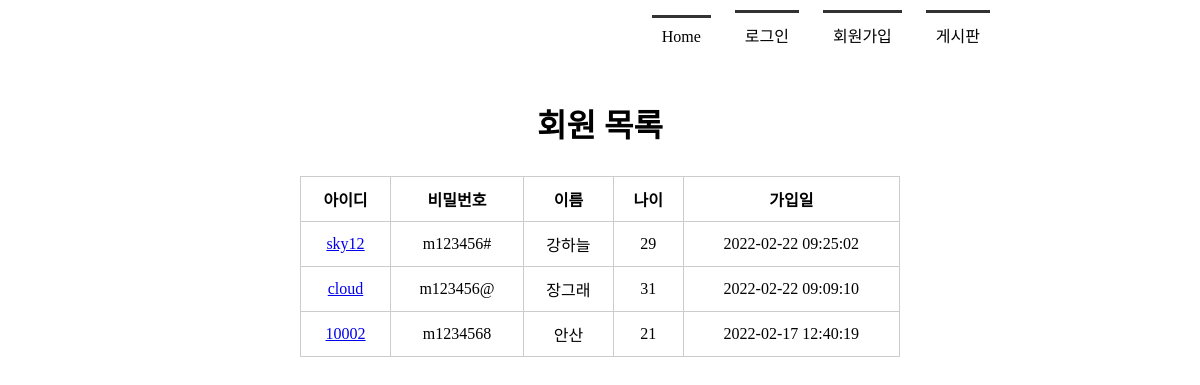
Before: /memberlist/ with the older database file.
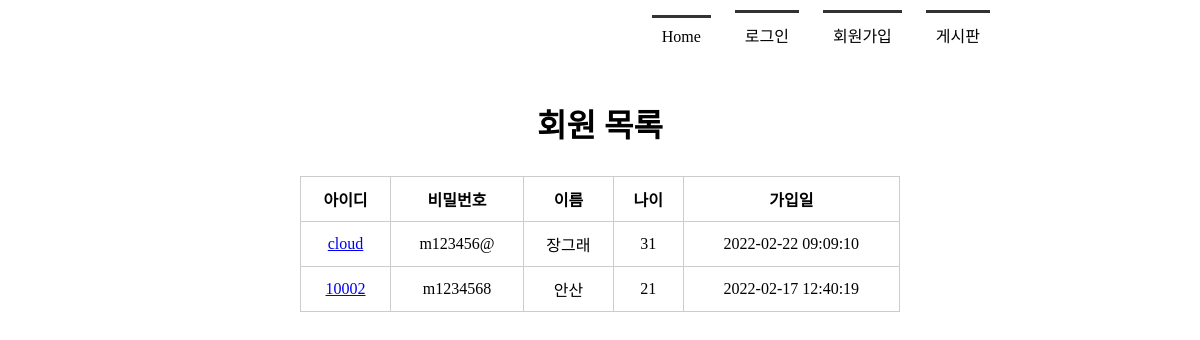
After: the same page with the newer database file.
### tables this page shows
CREATE TABLE member(
            mid char(5) PRIMARY KEY,
            passwd  char(8) NOT NULL,
            name    text NOT NULL,
            age integer,
            regDate timestamp date DEFAULT (datetime('now', 'localtime'))
        );

### app.py (the view)
@app.route('/memberlist/')
def memberlist():
    rs = select_member()
    return render_template('memberlist.html', rs = rs)

### model/model_member.py (called while the page is built)
def getconn():
    conn = sqlite3.connect("./members.db")
    return conn

def select_member():
    conn = getconn()
    cur = conn.cursor()
    sql = "SELECT * FROM member ORDER BY regDate DESC"
    cur.execute(sql)
    rs = cur.fetchall()
    conn.close()
    return rs

### templates/memberlist.html (shortened to what this page needs)
<!DOCTYPE html>
<html lang="en">
<head>
    <link rel="stylesheet" href="{{ url_for('static', filename='style.css')  }}">
</head>
<body>
    <div id="container">
        {% include 'navbar.html' %}
        <section>
            <h1>회원 목록</h1>
            <table>
                <tr>
                    <th>아이디</th><th>비밀번호</th><th>이름</th><th>나이</th><th>가입일</th>
                </tr>
                {% for i in rs %}
                <tr>
                    <td><a href="{{ url_for('member_view', id=i[0]) }}">{{ i[0] }}</a></td>
                    <td>{{ i[1] }}</td>
                    <td>{{ i[2] }}</td>
                    <td>{{ i[3] }}</td>
                    <td>{{ i[4] }}</td>
                </tr>
                {% endfor %}
            </table>
        </section>
    </div>
</body>
</html>

### templates/navbar.html
<header>
    <nav>
        <ul>
            {% if session %}
                <li><a href="{{ url_for('index') }}">Home</a></li>
                <li><a href="{{ url_for('logout') }}">({{ session['userName'] }}님)로그아웃</a></li>
                <li><a href="{{ url_for('memberlist') }}">회원목록</a></li>
                <li><a href="{{ url_for('boardlist') }}">게시판</a></li>
            {% else %}
                <li><a href="{{ url_for('index') }}">Home</a></li>
                <li><a href="{{ url_for('login') }}">로그인</a></li>
                <li><a href="{{ url_for('register') }}">회원가입</a></li>
                <li><a href="{{ url_for('boardlist') }}">게시판</a></li>
            {% endif %}
        </ul>
    </nav>
</header>

### static/style.css (style rules this page uses)
* { margin: 0; padding: 0; }
#container { width: 1000px; margin: 0 auto; }
header { height: 100px; }
nav ul { list-style: none; text-align: right; margin-right: 100px; }
nav ul li { display: inline-block; margin: 10px; border-top: 3px solid #333; padding: 10px; }
nav ul li a { text-decoration: none; color: #000; }
section { text-align: center; }
section h1 { font-size: 2em; margin-bottom: 30px; }
section table { width: 600px; margin:0 auto; border-collapse: collapse; }
section table, th, td { border: 1px solid #ccc; padding: 10px }

Changed rows visible on the page:
removed member: mid "sky12", passwd "m123456#", name "강하늘", age "29", regDate "2022-02-22 09:25:02"
